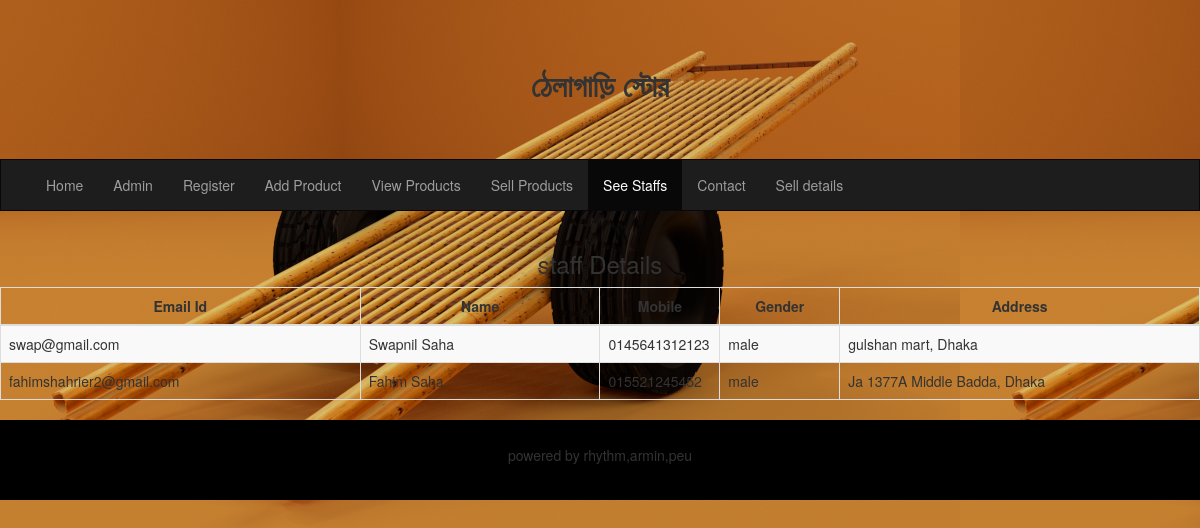
Page /staff.php on the committed database.
### tables this page shows
CREATE TABLE `staff` (
  `fname` varchar(25) NOT NULL,
  `lname` varchar(25) NOT NULL,
  `email` varchar(50) NOT NULL,
  `pass` varchar(25) NOT NULL,
  `mobile` varchar(25) NOT NULL,
  `gender` varchar(10) NOT NULL,
  `address` varchar(100) NOT NULL,
  `bd` date NOT NULL
);

### staff.php (the view, shortened to what this page needs)
<?php
    include("master.php");
?>
<nav class="navbar navbar-inverse">
    <div class="container-fluid">
        <div class="collapse navbar-collapse" id="myNavbar">
            <ul class="nav navbar-nav">
                <li><a href="Home.php">Home</a></li>
                <li><a href="admin.php">Admin</a></li>
                <li><a href="register.php">Register</a></li>
                <li><a href="add_product.php">Add Product</a></li>
                <li><a href="view_product.php">View Products</a></li>
                <li><a href="sell_product.php">Sell Products</a></li>
                <li class="active"><a href="staff.php">See Staffs</a></li>
                <li><a href="contact.php">Contact</a></li>
                <li><a href="sell_details.php">Sell details</a></li>
            </ul>
        </div>
    </div>
</nav>
<div class="table-scrol">
    <div class="table-responsive">
        <table class="table table-bordered table-hover table-striped" style="table-layout: fixed">
            <thead>
            <tr>
                <th colspan="3"><center>Email Id</center></th>
                <th colspan="2"><center>Name</center></th>
                <th><center>Mobile</center></th>
                <th><center>Gender</center></th>
                <th colspan="3"><center>Address</center></th>
            </tr>
            </thead>
            <?php
            include("database/db_conection.php");
            if(isset($_POST['submit']))
            {
                ?>
                <h3 align="center">staff Details</h3>
                <?php
                $user_type  = $_POST['type'];
                $view_staff_query="select * from staff";
                $run=mysqli_query($dbcon,$view_staff_query);
                while($row=mysqli_fetch_array($run))
                {
                    $user_name  = $row['lname'];
                    $user_name1  = $row['fname'];
                    $user_email  = $row['email'];
                    $user_mobile = $row['mobile'];
                    $user_gender = $row['gender'];
                    $user_address = $row['address'];
                    ?>
                    <tr>
                        <td colspan="3"><?php echo $user_email;  ?></td>
                        <td colspan="2"><?php echo $user_name1 ." ". $user_name;  ?></td>
                        <td colspan="1"><?php echo $user_mobile;  ?></td>
                        <td colspan="1"><?php echo $user_gender;  ?></td>
                        <td colspan="3"><?php echo $user_address;  ?></td>
                    </tr>
                <?php }?>
            <?php }
            else
            {
                ?>
                <h3 align="center">staff Details</h3>
                <?php
                $view_staff_query="select * from staff";
                $run=mysqli_query($dbcon,$view_staff_query);
                while($row=mysqli_fetch_array($run))
                {
                    $user_name1  = $row['fname'];
                    $user_name  = $row['lname'];
                    $user_email  = $row['email'];
                    $user_mobile = $row['mobile'];
                    $user_gender = $row['gender'];
                    $user_address = $row['address'];
                    ?>
                    <tr>
                        <td colspan="3"><?php echo $user_email;  ?></td>
                        <td colspan="2"><?php echo $user_name1 ." ". $user_name;  ?></td>
                        <td colspan="1"><?php echo $user_mobile;  ?></td>
                        <td colspan="1"><?php echo $user_gender;  ?></td>
                        <td colspan="3"><?php echo $user_address;  ?></td>
                    </tr>
                <?php } ?>
            <?php } ?>
        </table>
    </div>
</div>
<footer class="container-fluid text-center">
    <p>powered by rhythm,armin,peu</p>
</footer>
</body>
</html>

### master.php (style rules this page uses)
.navbar { background-color: #1d1d1d; margin-bottom: 20px; border-radius: 0; }
footer { background-color: #000; padding: 25px; }

### rows in the picture
staff: email "swap@gmail.com", fname "Swapnil", lname "Saha", mobile "0145641312123", gender "male", address "gulshan mart, Dhaka"
staff: email "fahimshahrier2@gmail.com", fname "Fahim", lname "Saha", mobile "015521245452", gender "male", address "Ja 1377A Middle Badda, Dhaka"
